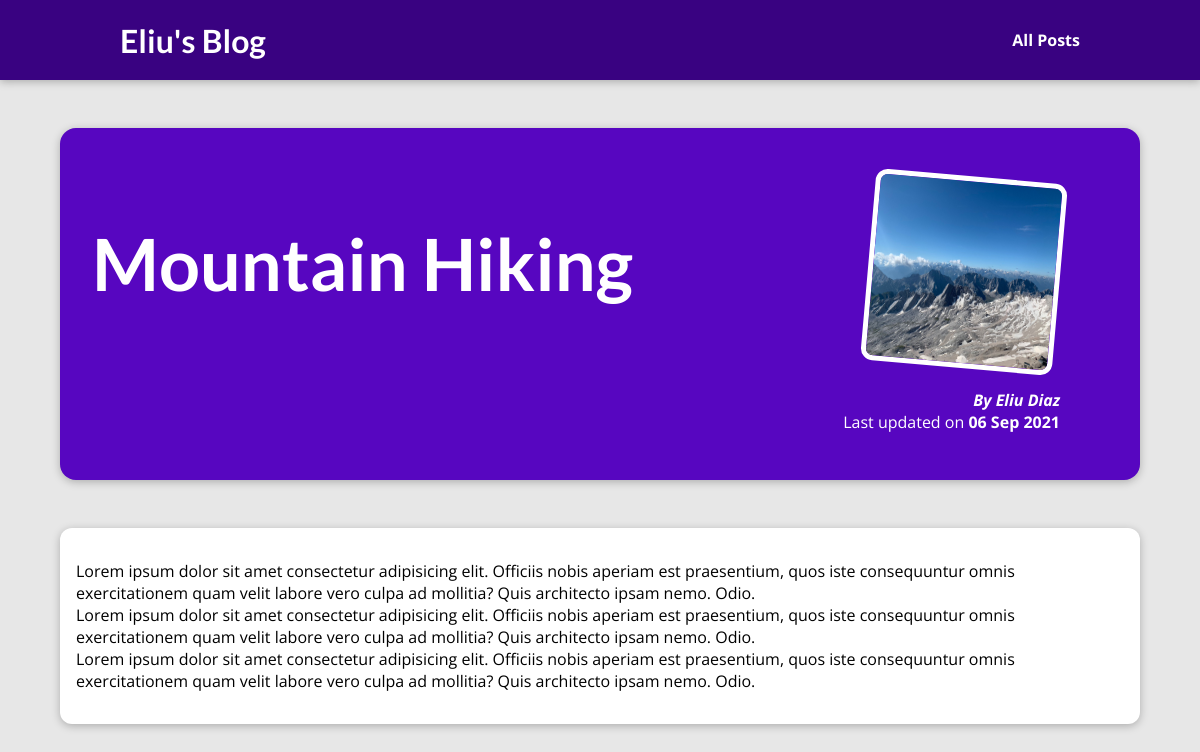
The page /posts/mountain-hiking on the database as committed earlier.
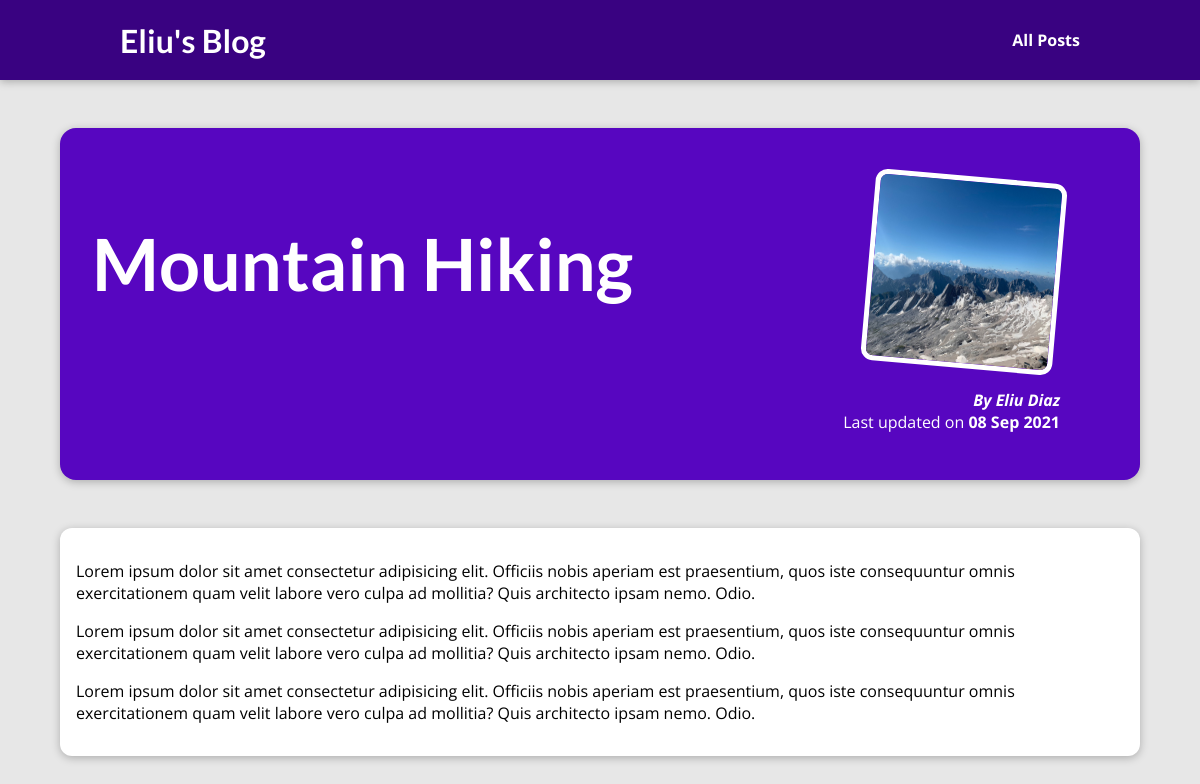
The same page on the database as committed later.
### blog/models.py (models this page shows, shortened)
class Post(models.Model):
    title = models.CharField(max_length=100)
    excerpt = models.CharField(max_length=249)
    image_name = models.CharField(max_length=50)
    date = models.DateField(auto_now=True)
    slug = models.SlugField(max_length=100, unique=True, db_index=True)
    content = models.TextField(validators=[MinLengthValidator(10)])
    author = models.ForeignKey(Author, on_delete=models.SET_NULL, related_name='posts', null=True)
    tags = models.ManyToManyField(Tag)

class Author(models.Model):
    first_name = models.CharField(max_length=100)
    last_name = models.CharField(max_length=100)
    emai_address = models.EmailField()
    def __str__(self) -> str:
        return f'{self.first_name} {self.last_name}'

### blog/views.py (the view)
# urls.py: path('posts/<slug:slug>', views.load_post, name='full-post-page'), # The <"slug":slug> segment is called a path converter
def load_post(request, slug):
    identified_post = get_object_or_404(Post, slug=slug)
    context = {
        'post': identified_post,
    }
    return render(request, 'blog/full-post.html', context)

### blog/templates/blog/full-post.html (shortened to what this page needs)
{% extends 'base.html' %}
{% load static %}
{% block css_files %}
    <link rel="stylesheet" href="{% static 'blog/full-post.css' %}">
{% endblock css_files %}
{% block content %}
    <section id="summary">
        <h2>{{ post.title }}</h2>
        <article>
            <img src="{% static 'blog/images/'|add:post.image_name %}" alt="{{ post.title }}">
            <address>By {{ post.author }}</address>
            <div>
                Last updated on <time>{{ post.date|date:"d M Y" }}</time>
            </div>
        </article>
    </section>
    <main>
        <p> {{ post.content|linebreaks }} </p>
    </main>
{% endblock content %}

### templates/base.html (shortened to what this page needs)
{% load static %}
<!DOCTYPE html>
<html lang="en">
<head>
    <link rel="stylesheet" href="{% static 'app.css' %}">
    {% block css_files %}{% endblock css_files %}
</head>
<body>
    <header id="main-navigation">
        <h1><a href="{% url 'starting-page' %}">Eliu's Blog</a></h1>
        <nav>
            <a href="{% url 'posts-page' %}">All Posts</a>
        </nav>
    </header>
    {% block content %}{% endblock content %}
</body>
</html>

### static/app.css (style rules this page uses)
* { box-sizing: border-box; }
html { font-family: 'Open Sans', 'Lato', sans-serif; }
body { margin: 0; }
h1, h2, h3 { font-family: 'Lato', sans-serif; font-weight: bold; }
#main-navigation { width: 100%; height: 5rem; display: flex; justify-content: space-between; align-items: center; padding: 0 10%; position: absolute; top: 0; left: 0; }
#main-navigation a { text-decoration: none; color: white; font-weight: bold; }

### blog/static/blog/full-post.css (style rules this page uses)
body { background-color: #e7e7e7; }
#main-navigation { background-color: #390281; box-shadow: 0 2px 8px rgba(0, 0, 0, 0.25); }
#summary { margin: 8rem auto 3rem auto; padding: 2rem; width: 90%; max-width: 90rem; border-radius: 16px; background-color: #5706c0; position: relative; box-shadow: 0 2px 8px rgba(0, 0, 0, 0.25); height: 22rem; }
#summary h2 { color: white; font-size: 4.5rem; }
#summary article { position: absolute; top: 2rem; right: 3rem; padding: 1rem 2rem; border-radius: 12px; text-align: right; color: white; }
#summary article img { width: 12rem; height: 12rem; border-radius: 12px; transform: rotateZ(5deg); border: 5px solid white; margin-bottom: 1rem; }
#summary address { font-weight: bold; }
#summary time { font-weight: bold; }
main { width: 90%; max-width: 90rem; margin: 3rem auto; background-color: white; padding: 1rem; border-radius: 12px; box-shadow: 0 2px 8px rgba(0, 0, 0, 0.25); }

Rows that differ between the two databases and show on the page:
changed Post "Mountain Hiking": date "06 Sep 2021" → "08 Sep 2021"
